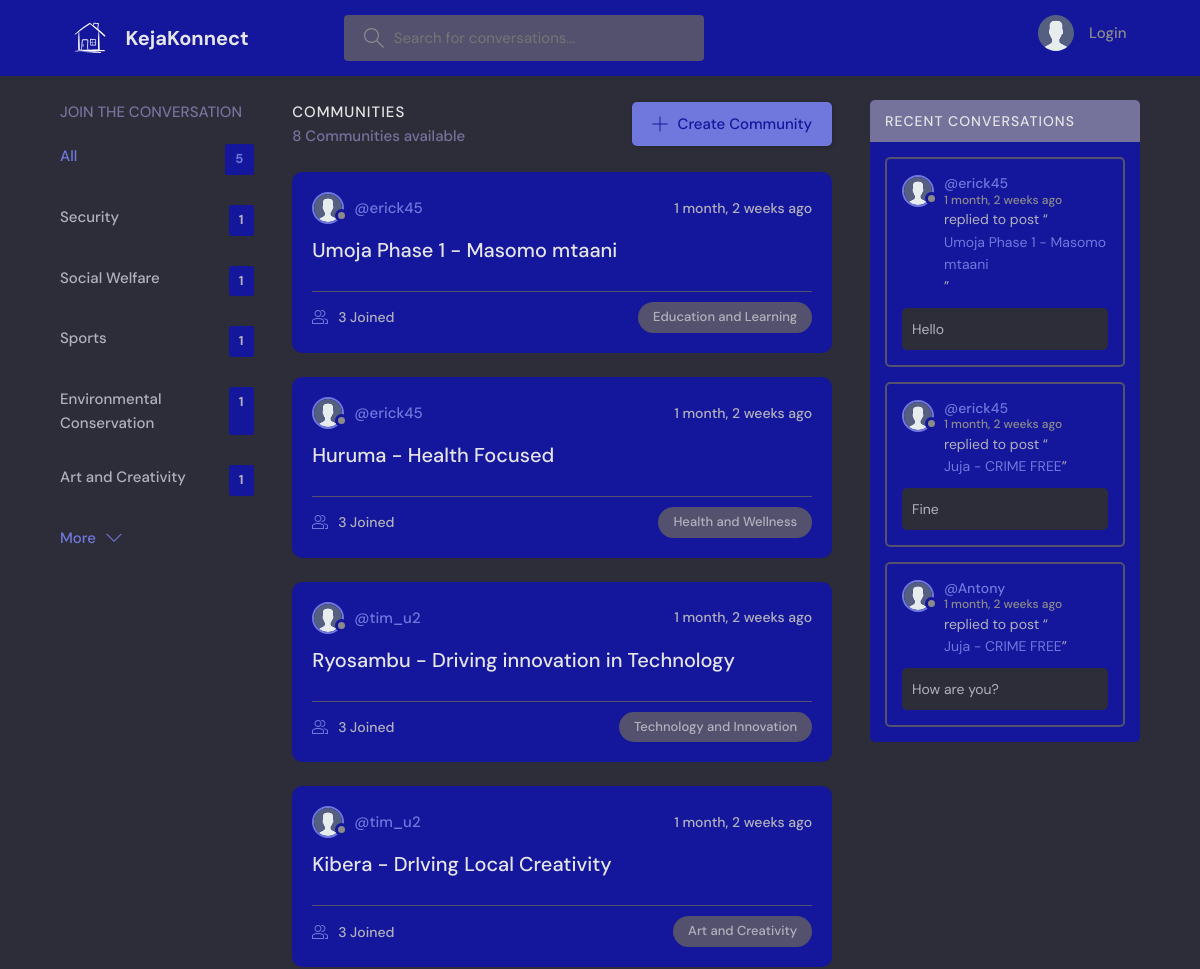
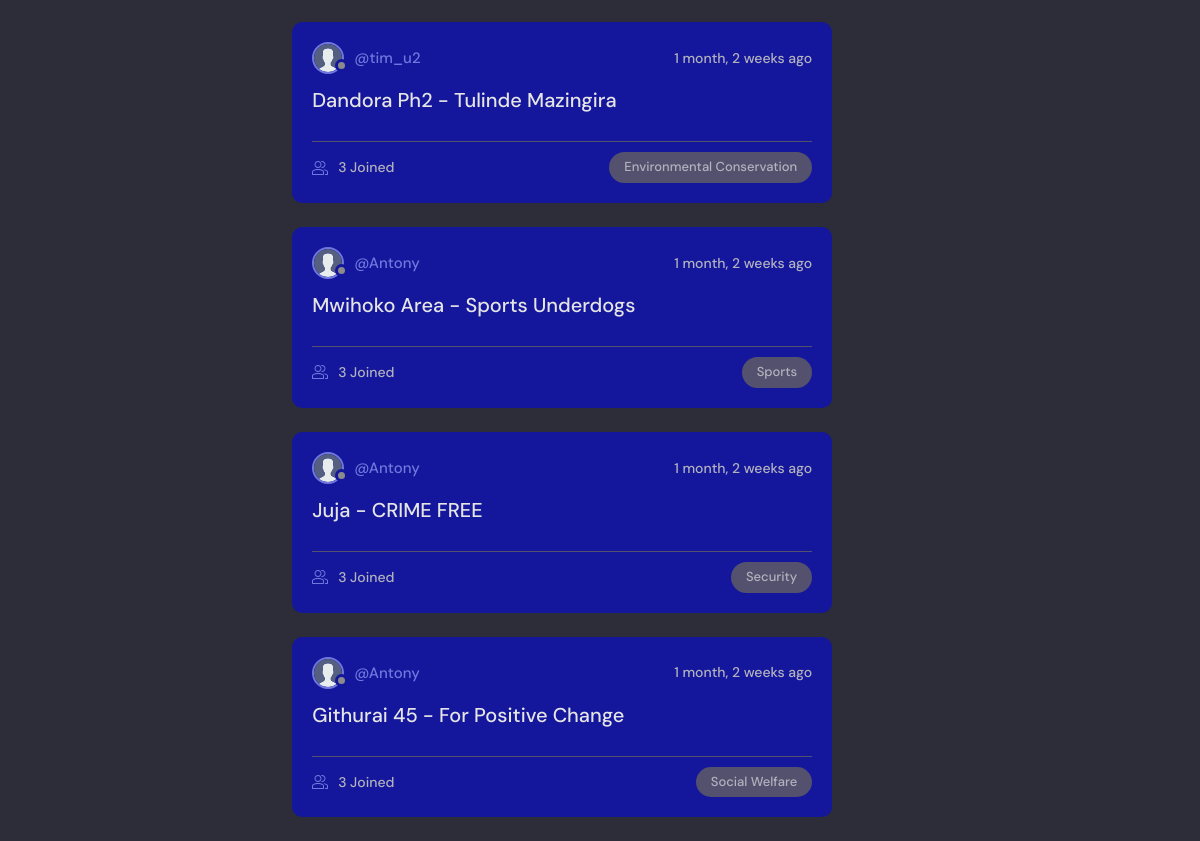
The page / on the database its author committed (2 pictures, top to bottom).
### base/models.py (models this page shows, shortened)
class Topic(models.Model):
    name = models.CharField(max_length=200)

class Room(models.Model):
    host = models.ForeignKey(User, on_delete=models.SET_NULL, null=True)
    topic = models.ForeignKey(Topic, on_delete=models.SET_NULL, null=True)
    name = models.CharField(max_length=200)
    description = models.TextField(null=True, blank=True)
    participants = models.ManyToManyField(
        User, related_name='participants', blank=True)
    updated = models.DateTimeField(auto_now=True)
    created = models.DateTimeField(auto_now_add=True)
    class Meta:
        ordering = ['-updated', '-created']
    def __str__(self):
        return self.name

class User(AbstractUser):
    name = models.CharField(max_length=200, null=True)
    email = models.EmailField(unique=True, null=True)
    bio = models.TextField(null=True)
    avatar = models.ImageField(null=True, default="avatar.svg")
    USERNAME_FIELD = 'email'
    REQUIRED_FIELDS = ['username']

class Message(models.Model):
    user = models.ForeignKey(User, on_delete=models.CASCADE)
    room = models.ForeignKey(Room, on_delete=models.CASCADE)
    body = models.TextField()
    updated = models.DateTimeField(auto_now=True)
    created = models.DateTimeField(auto_now_add=True)
    class Meta:
        ordering = ['-updated', '-created']

### base/views.py (the view)
# urls.py: path('', views.home, name="home"),
def home(request):
    q = request.GET.get('q') if request.GET.get('q') != None else ''
    rooms = Room.objects.filter(
        Q(topic__name__icontains=q) |
        Q(name__icontains=q) |
        Q(description__icontains=q)
    )
    topics = Topic.objects.all()[0:5]
    room_count = rooms.count()
    room_messages = Message.objects.filter(
        Q(room__topic__name__icontains=q))[0:3]
    context = {'rooms': rooms, 'topics': topics,
               'room_count': room_count, 'room_messages': room_messages}
    return render(request, 'base/home.html', context)

### base/templates/base/home.html (shortened to what this page needs)
{% extends 'main.html' %}
{% block content %}
<main class="layout layout--3">
  <div class="container">
    {% include 'base/topics_component.html' %}
    <div class="roomList">
      <div class="roomList__header">
        <div>
          <h2>Communities</h2>
          <p>{{room_count}} Communities available</p>
        </div>
        <a class="btn btn--main" href="{% url 'create-room' %}">
          <svg version="1.1" xmlns="http://www.w3.org/2000/svg" width="32" height="32" viewBox="0 0 32 32">
            <title>add</title>
            <path
              d="M16.943 0.943h-1.885v14.115h-14.115v1.885h14.115v14.115h1.885v-14.115h14.115v-1.885h-14.115v-14.115z">
            </path>
          </svg>
          Create Community
        </a>
      </div>
      {% include 'base/feed_component.html' %}
    </div>
    {% include 'base/activity_component.html' %}
  </div>
</main>
{% endblock %}

### base/templates/base/topics_component.html
<div class="topics">
  <div class="topics__header">
      <h2>Join the Conversation</h2>
  </div>
  <ul class="topics__list">
      <li>
          <a href="{% url 'home' %}" class="active">All <span>{{topics.count}}</span></a>
      </li>
      {% for topic in topics %}
      <li>
          <a href="{% url 'home' %}?q={{topic.name}}">{{topic.name}}<span>{{topic.room_set.all.count}}</span></a>
      </li>
      {% endfor %}
  </ul>
  <a class="btn btn--link" href="{% url 'topics' %}">
      More
      <svg version="1.1" xmlns="http://www.w3.org/2000/svg" width="32" height="32" viewBox="0 0 32 32">
          <title>chevron-down</title>
          <path d="M16 21l-13-13h-3l16 16 16-16h-3l-13 13z"></path>
      </svg>
  </a>
</div>

### base/templates/base/feed_component.html (shortened to what this page needs)
{% for room in rooms %}
<div class="roomListRoom">
    <div class="roomListRoom__header">
        <a href="{% url 'user-profile' room.host.id %}" class="roomListRoom__author">
            <div class="avatar avatar--small">
                <img src="{{room.host.avatar.url}}" />
            </div>
            <span>@{{room.host.username}}</span>
        </a>
        <div class="roomListRoom__actions">
            <span>{{room.created|timesince}} ago</span>
        </div>
    </div>
    <div class="roomListRoom__content">
        <a href="{% url 'room' room.id %}">{{room.name}}</a>
    </div>
    <div class="roomListRoom__meta">
        <a href="{% url 'room' room.id %}" class="roomListRoom__joined">
            {{room.participants.all.count}} Joined
        </a>
        <p class="roomListRoom__topic">{{room.topic.name}}</p>
    </div>
</div>
{% endfor %}

### base/templates/base/activity_component.html (shortened to what this page needs)
<div class="activities">
  <div class="activities__header">
      <h2>Recent Conversations</h2>
  </div>
  {% for message in room_messages %}
  <div class="activities__box">
      <div class="activities__boxHeader roomListRoom__header">
          <a href="{% url 'user-profile' message.user.id %}" class="roomListRoom__author">
              <div class="avatar avatar--small">
                  <img src="{{message.user.avatar.url}}" />
              </div>
              <p>
                  @{{message.user.username}}
                  <span>{{message.created|timesince}} ago</span>
              </p>
          </a>
      </div>
      <div class="activities__boxContent">
          <p>replied to post “<a href="{% url 'room' message.room.id %}">{{message.room}}</a>”</p>
          <div class="activities__boxRoomContent">{{message.body}}</div>
      </div>
  </div>
  {% endfor %}
</div>

### rows shown on the page
Topic: name "Security", room_set.all.count "1"
Topic: name "Social Welfare", room_set.all.count "1"
Topic: name "Sports", room_set.all.count "1"
Topic: name "Environmental Conservation", room_set.all.count "1"
Topic: name "Art and Creativity", room_set.all.count "1"
Room: host.avatar (placeholder picture), host.username "erick45", created "1 month, 2 weeks", name "Umoja Phase 1 - Masomo mtaani", participants.all.count "3", topic.name "Education and Learning"
Room: host.avatar (placeholder picture), host.username "erick45", created "1 month, 2 weeks", name "Huruma - Health Focused", participants.all.count "3", topic.name "Health and Wellness"
Room: host.avatar (placeholder picture), host.username "tim_u2", created "1 month, 2 weeks", name "Ryosambu - Driving innovation in Technology", participants.all.count "3", topic.name "Technology and Innovation"
Room: host.avatar (placeholder picture), host.username "tim_u2", created "1 month, 2 weeks", name "Kibera - DrIving Local Creativity", participants.all.count "3", topic.name "Art and Creativity"
Room: host.avatar (placeholder picture), host.username "tim_u2", created "1 month, 2 weeks", name "Dandora Ph2 - Tulinde Mazingira", participants.all.count "3", topic.name "Environmental Conservation"
Room: host.avatar (placeholder picture), host.username "Antony", created "1 month, 2 weeks", name "Mwihoko Area - Sports Underdogs", participants.all.count "3", topic.name "Sports"
Room: host.avatar (placeholder picture), host.username "Antony", created "1 month, 2 weeks", name "Juja - CRIME FREE", participants.all.count "3", topic.name "Security"
Room: host.avatar (placeholder picture), host.username "Antony", created "1 month, 2 weeks", name "Githurai 45 - For Positive Change", participants.all.count "3", topic.name "Social Welfare"
Message: user.avatar (placeholder picture), user.username "erick45", created "1 month, 2 weeks", room "Umoja Phase 1 - Masomo mtaani", body "Hello"
Message: user.avatar (placeholder picture), user.username "erick45", created "1 month, 2 weeks", room "Juja - CRIME FREE", body "Fine"
Message: user.avatar (placeholder picture), user.username "Antony", created "1 month, 2 weeks", room "Juja - CRIME FREE", body "How are you?"

### other values the page prints
{{ topics.count }} "5"
{{ room_count }} "8"
